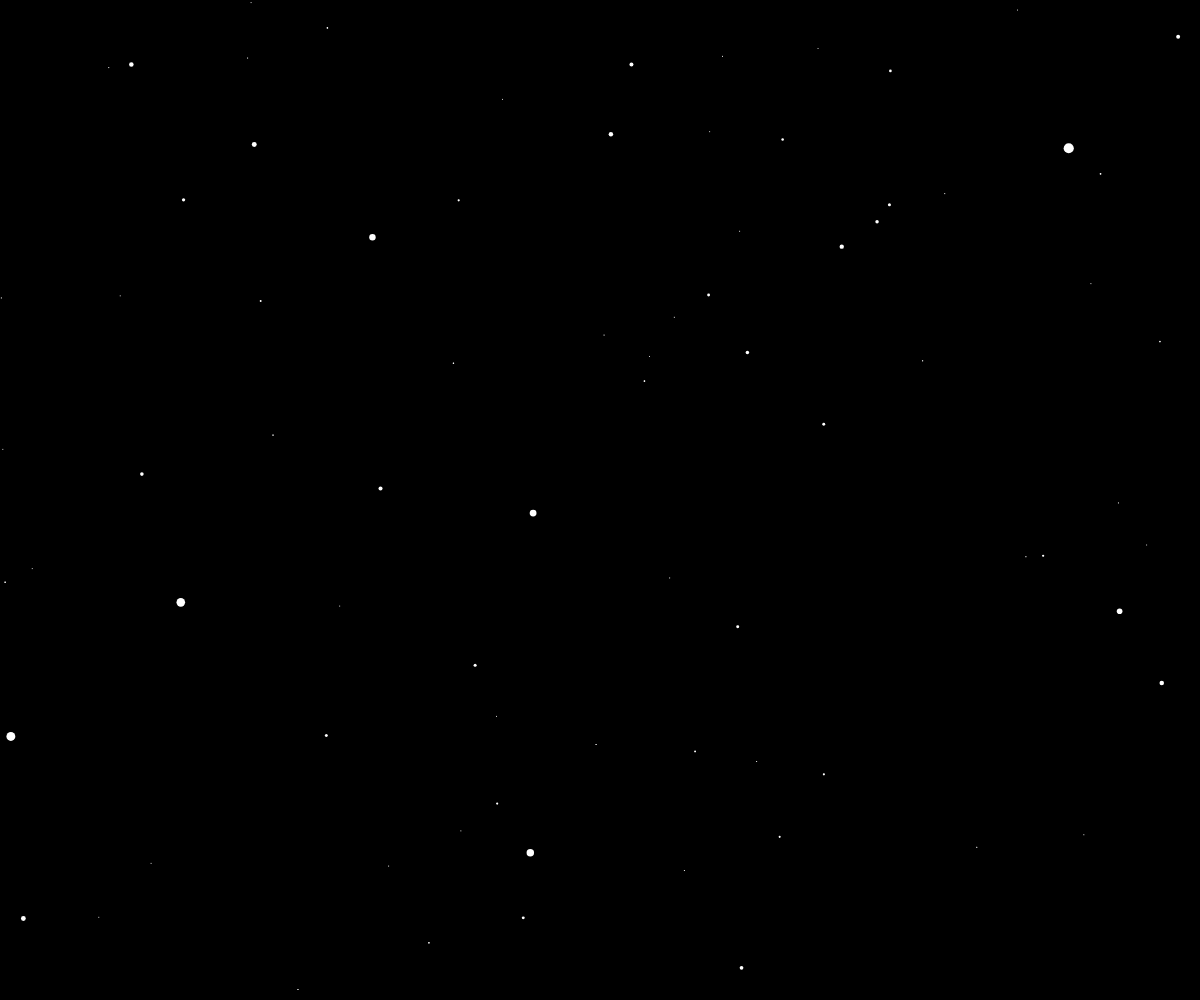
Frame 1 (no input)
Frame 60 (no input): identical to frame 1, image omitted
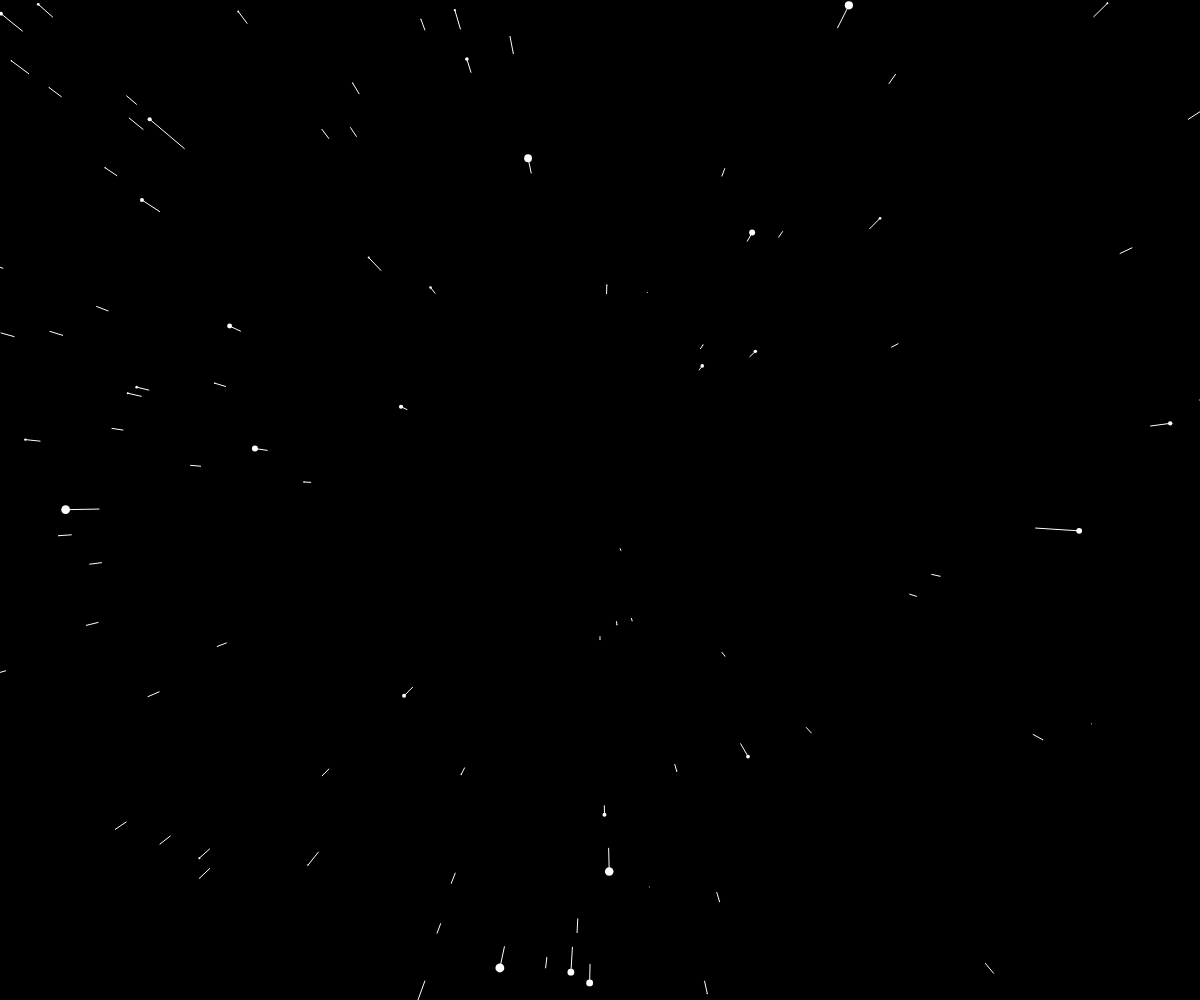
Frame 120 (the mouse pressed at the canvas centre since frame 60)

The p5.js sketch that drew these frames (run headless with seeded random() and noise() and a simulated clock; from frame 60 on, the mouse is pressed at the canvas centre):

// p5.js sketch
// ── sketch.js

var stars = [];

var speed;

function setup() {
  createCanvas(windowWidth, windowHeight);
  for (var i = 0; i < 800; i++) {
    stars[i] = new Star();
  }
}

function draw() {
  speed = map(mouseX, 0, width, 0, 50);
  background(0);
  translate(windowWidth / 2, windowHeight / 2);
  for (var i = 0; i < stars.length; i++) {
    stars[i].update();
    stars[i].show();
  }
}

// checks to see if the window size has been changed during each iteration
function windowResized() {
  resizeCanvas(windowWidth, windowHeight);
}
// ── Star.js

function Star() {
  this.x = random(-windowWidth, windowWidth);
  this.y = random(-windowHeight, windowHeight);
  this.z = random(windowWidth);
  this.pz = this.z;

  this.update = function() {
    this.z = this.z - speed;
    if (this.z < 1) {
      this.z = windowWidth;
      this.x = random(-windowWidth, windowWidth);
      this.y = random(-windowHeight, windowHeight);
      this.pz = this.z;
    }
  }
  var radius = 1 + random(15);
  this.show = function() {
    fill(255);
    noStroke();
    

    var sx = map(this.x / this.z, 0, 1, 0, windowWidth);
    var sy = map(this.y / this.z, 0, 1, 0, windowHeight);

    var r = map(this.z, 0, windowWidth, radius, 0);
    ellipse(sx, sy, r, r);

    var px = map(this.x / this.pz, 0, 1, 0, windowWidth);
    var py = map(this.y / this.pz, 0, 1, 0, windowHeight);

    this.pz = this.z;

    stroke(255);
    line(px, py, sx, sy);

  }
}
